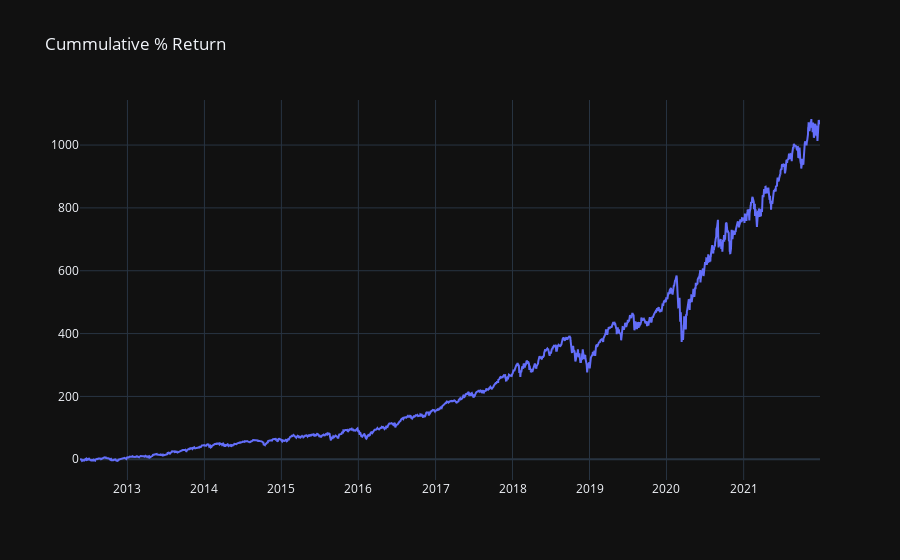

The notebook cell saved with this chart:
### Markdown cell above
The EW has done pretty well returning more than 1000%!

### Code cell
fig = go.Figure([go.Scatter(x=dates['Date'], y=cum_equal_returns_perc)])
fig.update_layout(template = "plotly_dark", title = 'Cummulative % Return') 
fig.show()
display(HTML(fig.to_html(include_plotlyjs='cdn')));

### Figure 1 — Plotly figure (JSON) as saved in the notebook; plotly's stock layout.template omitted (floating-point values rounded to 4 significant figures; data arrays with more than 128 entries replaced by an {"elided": "..."} marker saying what was removed)
{"data": [{"type": "scatter", "x": {"elided": "2420 str values"}, "y": {"elided": "2419 float values"}}], "layout": {"title": {"text": "Cummulative % Return"}}}
